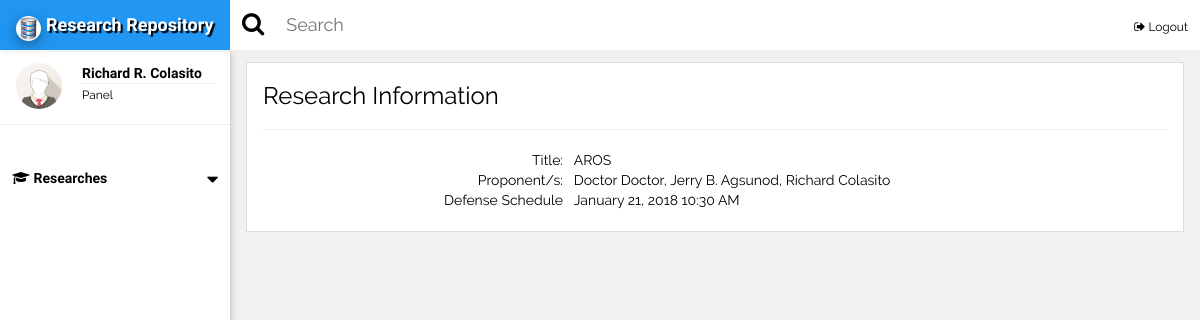
/panel/index.php?rating=7 (signed in), run on the app's committed database.
### tables this page shows
CREATE TABLE `users` (
  `id` int(10) UNSIGNED NOT NULL,
  `first_name` varchar(255) NOT NULL,
  `middle_name` varchar(255) NOT NULL,
  `last_name` varchar(255) NOT NULL,
  `username` varchar(255) NOT NULL,
  `password` varchar(255) NOT NULL,
  `user_type` varchar(10) NOT NULL,
  `date_added` varchar(255) NOT NULL,
  `date_modified` varchar(255) NOT NULL,
  `deptID` int(3) NOT NULL
);

CREATE TABLE `researches` (
  `id` int(11) UNSIGNED NOT NULL,
  `title` varchar(255) NOT NULL,
  `description` longtext NOT NULL,
  `course_id` varchar(10) NOT NULL,
  `adviserId` varchar(20) NOT NULL,
  `schoolYear` varchar(40) NOT NULL
);

CREATE TABLE `schedules` (
  `id` int(10) UNSIGNED NOT NULL,
  `researchId` varchar(20) NOT NULL,
  `venue` varchar(255) NOT NULL,
  `defenseType` varchar(10) NOT NULL,
  `rubricId` varchar(20) NOT NULL,
  `dateSchedule` varchar(50) NOT NULL,
  `dateAdded` varchar(50) NOT NULL,
  `status` varchar(10) NOT NULL
);

### include/dbcon.php (called while the page is built, shortened)
<?php
	function getSched($x){
		$sql=mysql_query("select * from schedules where researchId='$x'");
		while($row=mysql_fetch_assoc($sql)){
			return $row['dateSchedule'];
		}
	}
	function getPropo($x){
		$sql = mysql_query("SELECT * FROM `proponents` WHERE `researchId`='$x'");
		while($row = mysql_fetch_assoc($sql)){
			$prop[] = $row['name'];
		}
		return $prop;
	}
?>

### panel/index.php (the view, shortened to what this page needs)
<?php
	include("../include/dbcon.php");
?>
<!DOCTYPE html>
<html>
<link rel="stylesheet" type="text/css" href="../google/fafa.css">
<link href="../dist/css/select2.min.css" rel="stylesheet" />
<link href='../css/fullcalendar.min.css' rel='stylesheet' />
<link href='../css/fullcalendar.print.min.css' rel='stylesheet' media='print' />
<link href='../css/dataTables.jqueryui.min.css' rel='stylesheet'/>
<link href='../css/jquery-ui.css' rel='stylesheet'  />
<link rel="stylesheet" href="../css/w3.css">
<link rel="stylesheet" href="../js/bootstrap.min.css" />
<link href="summernote.css" rel="stylesheet">
<link type="text/css" href="../css/bootstrap-datetimepicker.min.css" rel="stylesheet" />
<body class="w3-light-grey">
<div class=" w3-row w3-bar w3-top w3-white w3-large" style="z-index:9999;box-shadow:2px 2px 6px #eee;">
	<div class="w3-hide-small w3-bar-item w3-blue" style="width:230px;text-align:center;text-shadow:2px 2px 1px #000;font-weight:bold;">
		<a href="../panel/" style="text-decoration:none;"> <img src="../images/logo.png" class="w3-white w3-circle w3-card-4" width="25" height="25" />   Research Repository</a>
	</div>
	<div class="w3-hide-small">
	<span class="fa fa-search w3-bar-item fa-lg" style="padding-top:15px !important;"></span>
	<input class="w3-input w3-bar-item w3-block w3-rest" type="text" placeholder="Search" style="padding-left:10px !important; min-width:50%;">
	<span class="w3-bar-item w3-right">
		<a href="../logout.php" class="w3-small w3-text-black "style="text-decoration:none;"><i class="fa fa-sign-out fa-fx"></i> Logout</a>
	</span>
	</div>
</div>
<nav class="w3-sidebar w3-card-2 w3-collapse w3-white w3-animate-left" style="z-index:3;width:230px;" id="mySidebar"><br>
  <div class="w3-container w3-row">
    <div class="w3-col s4">
      <img src="../images/avatar.png" class="w3-circle w3-margin-right" style="width:46px">
    </div>
	<?php
		$user_id = $_SESSION['logged_in_id'];
		$sql = mysql_query("select * from users where id='$user_id' LIMIT 1");
		while($row = mysql_fetch_array($sql)){
	?>
		<div class="w3-col s8 w3-bar">
		  <span><strong><?php echo ucwords($row['first_name'].' '.$row['middle_name'].' '.$row['last_name'])?></strong></span><br>
		  <hr style="margin:0px;"/>
		  <small>Panel</small>
		</div>
	<?php }?>
  </div>
  <hr>
  <div class="w3-container">
  </div>
  <div class="w3-bar-block">
	 <div class="w3-bar-item w3-button w3-padding w3-hover-blue" onclick="open_nav_accord('a2')">
		<i class="fa fa-graduation-cap fa-fw"></i> <b>Researches</b> <i class="fa fa-caret-down w3-right fa-lg" style="position:relative;top:5px;"></i>
	 </div>
	<br><br>
  </div>
</nav>
<div class="w3-main" style="margin-left:230px;margin-top:43px;">
	<div class="w3-container">
		<div class="w3-white" id="calendar_container"  style="margin-top:2%;padding-bottom:20px;border:1px solid #ddd">
			<?php
				if(isset($_GET['listRes'])){
					require('listRes.php');
				}else if(isset($_GET['rating'])){
					require('rating.php');
				}else if(isset($_GET['viewSched'])){
					require('viewSched.php');
				}else if(isset($_GET['comments'])){
					require('comments.php');
				}
			?>
		</div>
	</div>
</div>
</body>
</html>

### panel/rating.php (shortened to what this page needs)
<div class="w3-container">
<?php
	$sql=mysql_query("select * from researches where id='{$_GET['rating']}'");
	while($row=mysql_fetch_assoc($sql)){
		$proponents = getPropo($_GET['rating']);
?>
	 <h3>Research Information</h3>
     <hr />
     <table>
     	<tr>
        	<td   width="300" style="text-align:right">Title:</td>
            <td>&nbsp;&nbsp;&nbsp;<?php echo $row['title']; ?></td>
        </tr>
        <tr>
        	<td class="w3-right">Proponent/s:</td>
            <td>&nbsp;&nbsp;&nbsp;<?php echo implode(", ",$proponents); ?></td>
        </tr>
        <tr>
        	<td class="w3-right">Defense Schedule</td>
            <td>&nbsp;&nbsp;&nbsp;<?php echo getSched($_GET['rating']); ?></td>
        </tr>
     </table>
     <?php
	}$criteria=mysql_query("select * from schedules where researchId='{$_GET['rating']}'");
?>
</div>

### google/fafa.css (style rules this page uses)
.fa { display:inline-block;font:normal normal normal 14px/1 FontAwesome;font-size:inherit;text-rendering:auto;-webkit-font-smoothing:antialiased;-moz-osx-font-smoothing:grayscale }
.fa-lg { font-size:1.33333333em;line-height:.75em;vertical-align:-15% }
.fa-fw { width:1.28571429em;text-align:center }
.fa-search:before { content:"\f002" }
.fa-sign-out:before { content:"\f08b" }
.fa-caret-down:before { content:"\f0d7" }
.fa-mortar-board:before,.fa-graduation-cap:before { content:"\f19d" }

### css/w3.css (style rules this page uses)
html { box-sizing:border-box }
*,*:before,*:after { box-sizing:inherit }
html { -ms-text-size-adjust:100%;-webkit-text-size-adjust:100% }
body { margin:0 }
article,aside,details,figcaption,figure,footer,header,main,menu,nav,section,summary { display:block }
a { background-color:transparent;-webkit-text-decoration-skip:objects }
small { font-size:80% }
img { border-style:none }
hr { box-sizing:content-box;height:0;overflow:visible }
button,input,select,textarea { font:inherit;margin:0 }
button,input { overflow:visible }
html,body { font-family:Verdana,sans-serif;font-size:15px;line-height:1.5 }
html { overflow-x:hidden }
h3 { font-size:24px }
h1,h2,h3,h4,h5,h6 { font-family:"Segoe UI",Arial,sans-serif;font-weight:400;margin:10px 0 }
hr { border:0;border-top:1px solid #eee;margin:20px 0 }
img { margin-bottom:-5px }
a { color:inherit }
.w3-btn,.w3-button { border:none;display:inline-block;outline:0;padding:8px 16px;vertical-align:middle;overflow:hidden;text-decoration:none;color:inherit;background-color:inherit;text-align:center;cursor:pointer;white-space:nowrap }
.w3-btn,.w3-button { -webkit-touch-callout:none;-webkit-user-select:none;-khtml-user-select:none;-moz-user-select:none;-ms-user-select:none;user-select:none }
.w3-input { padding:8px;display:block;border:none;border-bottom:1px solid #ccc;width:100% }
.w3-sidebar { height:100%;width:200px;background-color:#fff;position:fixed!important;z-index:1;overflow:auto }
.w3-main,#main { transition:margin-left .4s }
.w3-bar { width:100%;overflow:hidden }
.w3-bar .w3-bar-item { padding:8px 16px;float:left;width:auto;border:none;outline:none;display:block }
.w3-bar-block .w3-bar-item { width:100%;display:block;padding:8px 16px;text-align:left;border:none;outline:none;white-space:normal;float:none }
.w3-block { display:block;width:100% }
.w3-container:after,.w3-container:before,.w3-panel:after,.w3-panel:before,.w3-row:after,.w3-row:before,.w3-row-padding:after,.w3-row-padding:before, .w3-cell-row:before,.w3-cell-row:after,.w3-clear:after,.w3-clear:before,.w3-bar:before,.w3-bar:after { content:"";display:table;clear:both }
.w3-col,.w3-half,.w3-third,.w3-twothird,.w3-threequarter,.w3-quarter { float:left;width:100% }
.w3-col.s4 { width:33.33333% }
.w3-col.s8 { width:66.66666% }
.w3-rest { overflow:hidden }
@media (min-width:993px) { .w3-sidebar.w3-collapse { display:block!important } }
.w3-top,.w3-bottom { position:fixed;width:100%;z-index:1 }
.w3-top { top:0 }
.w3-circle { border-radius:50% }
.w3-container,.w3-panel { padding:0.01em 16px }
.w3-card,.w3-card-2 { box-shadow:0 2px 5px 0 rgba(0,0,0,0.16),0 2px 10px 0 rgba(0,0,0,0.12) }
.w3-card-4,.w3-hover-shadow:hover { box-shadow:0 4px 10px 0 rgba(0,0,0,0.2),0 4px 20px 0 rgba(0,0,0,0.19) }
.w3-animate-left { position:relative;animation:animateleft 0.4s }
.w3-small { font-size:12px!important }
.w3-large { font-size:18px!important }
.w3-margin-right { margin-right:16px!important }
.w3-padding { padding:8px 16px!important }
.w3-right { float:right!important }
.w3-blue,.w3-hover-blue:hover { color:#fff!important;background-color:#2196F3!important }
.w3-white,.w3-hover-white:hover { color:#000!important;background-color:#fff!important }
.w3-light-grey,.w3-hover-light-grey:hover,.w3-light-gray,.w3-hover-light-gray:hover { color:#000!important;background-color:#f1f1f1!important }
.w3-text-black,.w3-hover-text-black:hover { color:#000!important }

### panel/index.php (style rules this page uses)
html,body,h1,h2,h3,h4,h5 { font-family: "Raleway", sans-serif }
.w3-bar-item { padding:12px !important; }

### data on the page
users: first_name+middle_name+last_name "Richard R. Colasito"
researches: title "AROS", proponents "Doctor Doctor, Jerry B. Agsunod, Richard Colasito", schedules.dateSchedule "January 21, 2018 10:30 AM"
